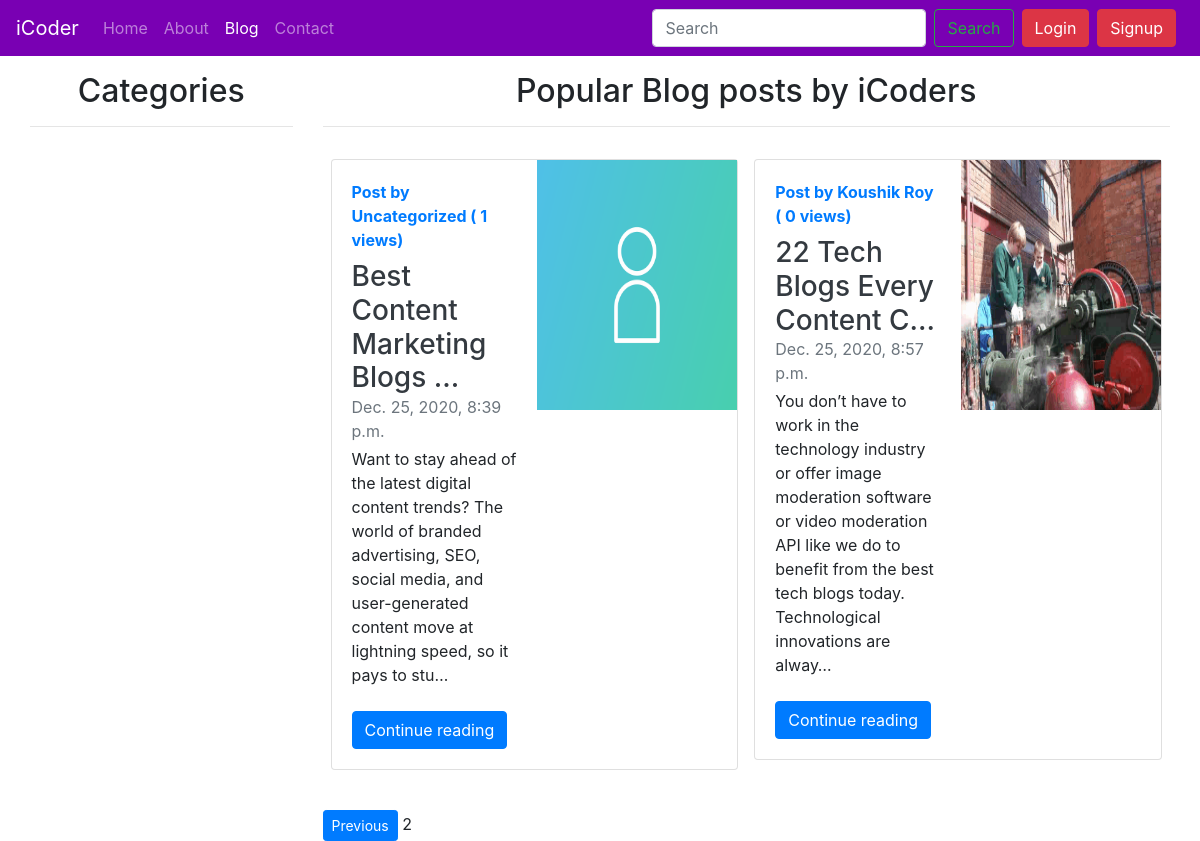
/blog/?page=2, run on an earlier commit of the app's database.
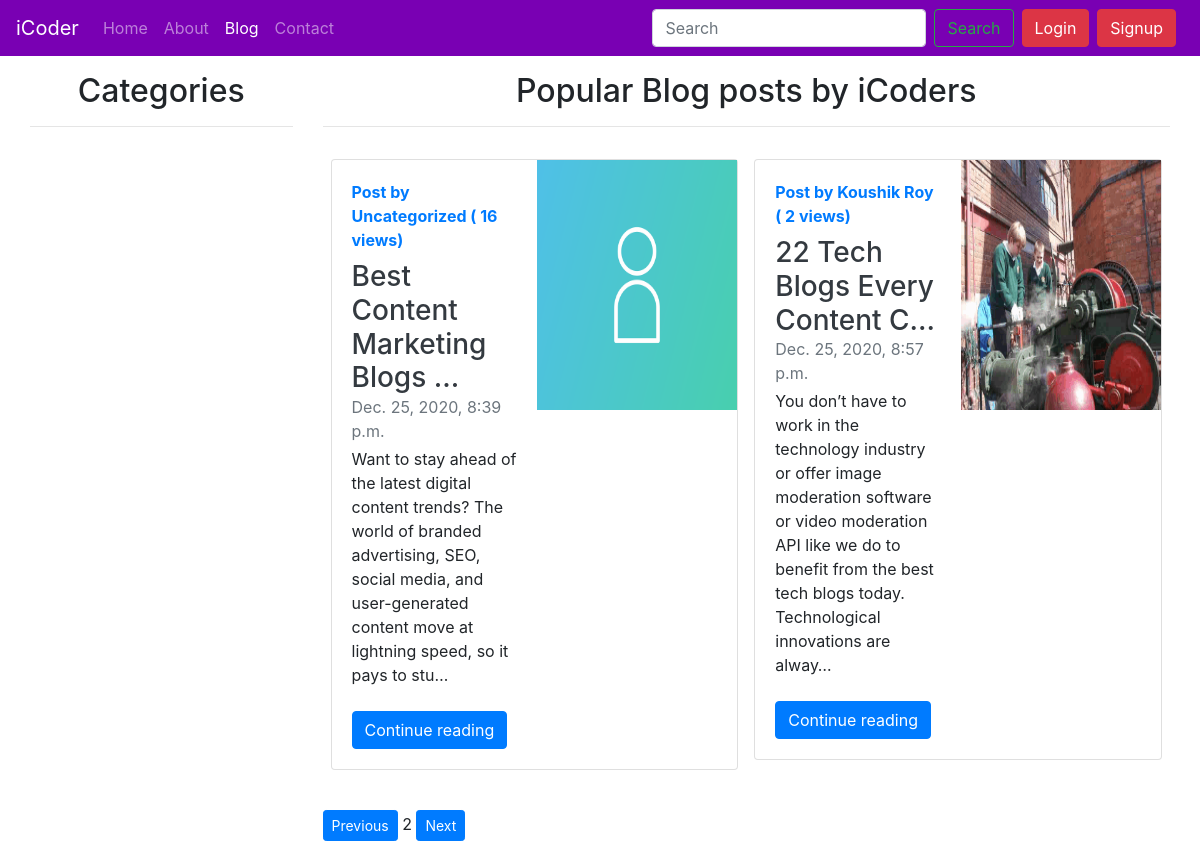
And on a later commit of the database.
### blog/models.py (models this page shows, shortened)
class Post(models.Model):
    sno = models.AutoField(primary_key=True)
    title = models.CharField(max_length=100)
    author = models.CharField(max_length=100)
    views= models.IntegerField(default=0)
    slug = models.CharField(max_length=150)
    content = models.TextField()
    image = models.ImageField(upload_to = "blog/images", default='')
    timeStamp = models.DateTimeField(blank=True)

### blog/views.py (the view)
# urls.py: path('', views.blogHome, name="blogHome"),
def blogHome(request):
    allPost = Post.objects.all().order_by('sno')
    paginator = Paginator(allPost, 2)
    page_no = request.GET.get('page')
    page_obj = paginator.get_page(page_no)
    return render(request, 'blog/blogHome.html', {'page_obj':page_obj})

### templates/blog/blogHome.html (shortened to what this page needs)
{% extends 'base.html' %}
{% block blogactive %} active {% endblock blogactive %}
{% block body %}
<div class="container-fluid">
<div class="row">
<div class="col-lg-3 col-12">
    <h2 class="text-center mt-3">Categories</h2><hr>
</div>
<div class="col-lg-9 col-12">
    <h2 class="text-center mt-3">Popular Blog posts by iCoders</h2><hr>
    <div class="row ">
    {% for post in page_obj %}
    <div class="col-lg-6 col-12 p-2">
    <div class="row my-2 justify-content-center">
          <div class="card flex-md-row mb-4 box-shadow h-md-250">
            <div class="card-body d-flex flex-column align-items-start">
              <strong class="d-inline-block mb-2 text-primary">Post by {{post.author}}  (<span > {{post.views}} views</span>)</strong>
              <h3 class="mb-0">
                <a class="text-dark" href="/blog/{{post.slug}}">{{post.title|truncatechars:30}} </a>
              </h3>
              <div class="mb-1 text-muted">{{post.timeStamp}}</div>
              <p class="card-text mb-auto"> <div class="preview">{{post.content|safe|truncatechars:200}}</div></p>
              <a class="btn btn-primary mt-2" href="/blog/{{post.slug}}" role="button">Continue reading</a>
            </div>
            <img class="card-img-right flex-auto d-none d-md-block" src='media/{{post.image}}' alt="Thumbnail [200x250]" style="width: 200px; height: 250px;" data-holder-rendered="true">
          </div>
    </div>
    </div>
    {% endfor %}
    <div class="text-center">
      <span>
      {% if page_obj.has_previous %}
      <a type="button" class="btn btn-sm btn-primary" href="?page={{page_obj.previous_page_number}}">Previous</a>
      {% endif %}
      <span>{{page_obj.number}}</span>
      {% if page_obj.has_next %}
      <a type="button" class="btn btn-sm btn-primary" href="?page={{page_obj.next_page_number}}">Next</a>
      {% endif %}
      </span>
    </div>
</div>
</div>
</div>
</div>
{% endblock body %}

What changed in the data, as far as the page shows it:
changed Post "Uncategorized": views "1" → "16"
changed Post "Koushik Roy": views "0" → "2"
Also different on the page:
text now shown: "Next"
